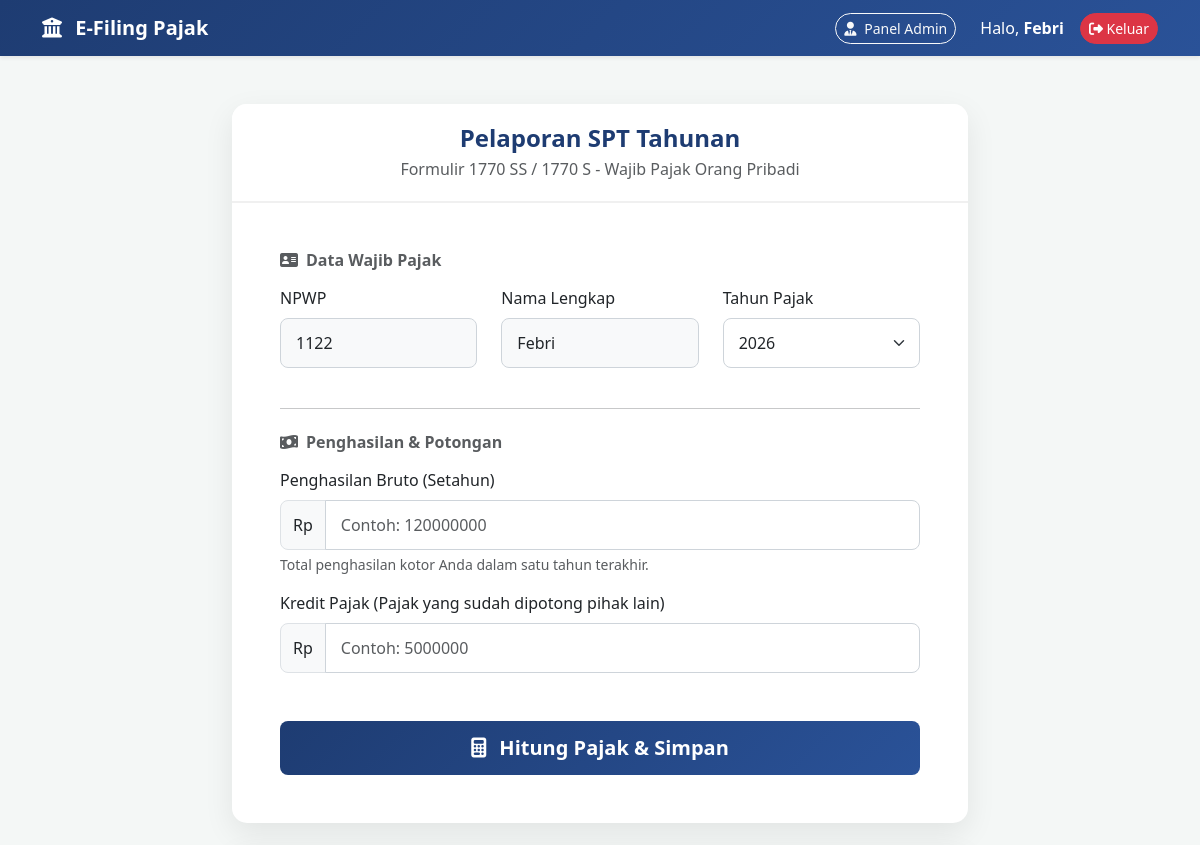
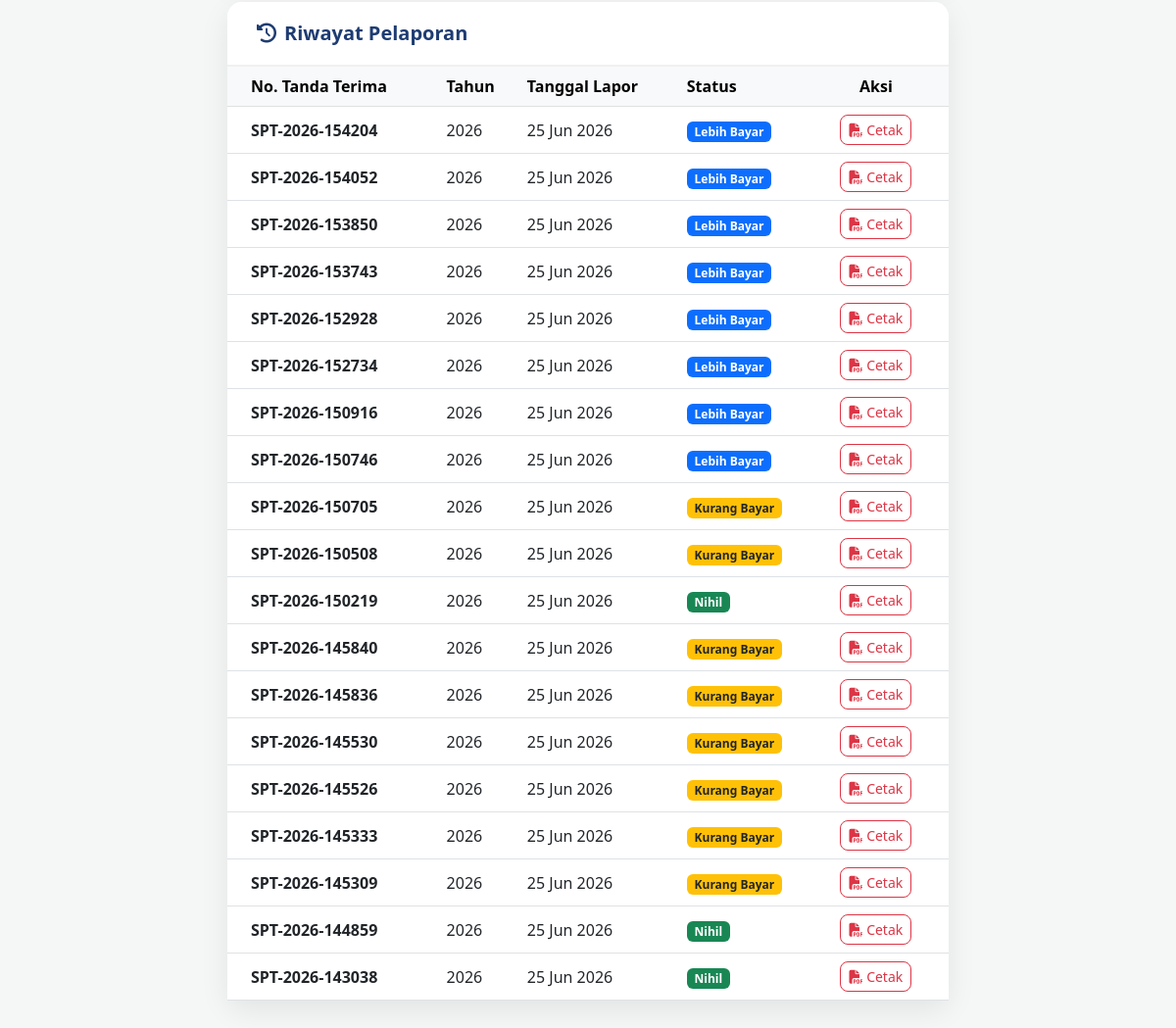
The page / (signed in) on the database its author committed (2 pictures, top to bottom).
### pajak_app/models.py (models this page shows, shortened)
class SPTTahunan(models.Model):
    no_lapor = models.CharField(max_length=20, primary_key=True)
    npwp = models.ForeignKey(WajibPajak, on_delete=models.CASCADE, db_column='npwp')
    tahun = models.CharField(max_length=4)
    bruto = models.DecimalField(max_digits=15, decimal_places=2, default=0)
    kredit_pajak = models.DecimalField(max_digits=15, decimal_places=2, default=0)
    terutang = models.DecimalField(max_digits=15, decimal_places=2, default=0)
    status = models.CharField(max_length=15)
    tgl_lapor = models.DateTimeField(default=timezone.now)
    class Meta:
        db_table = 'tb_spt_tahunan'

### pajak_app/views.py (the view, shortened to what this page needs)
# urls.py: path('', views.halaman_form_spt, name='form_spt'),
def halaman_form_spt(request):
    context = {}
    if request.session.get('npwp'):
        npwp_login = request.session.get('npwp')
        context['riwayat'] = SPTTahunan.objects.filter(npwp__npwp=npwp_login).order_by('-tgl_lapor')
    return render(request, 'form_spt.html', context)

### pajak_app/templates/form_spt.html (shortened to what this page needs)
{% load humanize %}
<!DOCTYPE html>
<html lang="id">
<head>
    <link href="https://cdn.jsdelivr.net/npm/bootstrap@5.3.0/dist/css/bootstrap.min.css" rel="stylesheet">
    <link rel="stylesheet" href="https://cdnjs.cloudflare.com/ajax/libs/font-awesome/6.4.0/css/all.min.css">
</head>
<body>
    <nav class="navbar navbar-expand-lg navbar-dark navbar-elegant shadow-sm mb-5">
        <div class="container">
            <a class="navbar-brand fw-bold" href="{% url 'form_spt' %}">
                <i class="fa-solid fa-building-columns me-2"></i> E-Filing Pajak
            </a>
            <div class="d-flex text-white align-items-center">
                <a href="/admin/" target="_blank" class="btn btn-outline-light btn-sm me-4" style="border-radius: 20px;">
                    <i class="fa-solid fa-user-tie me-1"></i> Panel Admin
                </a>
                {% if request.session.npwp %}
                    <span class="me-3">Halo, <strong>{{ request.session.nama }}</strong></span>
                    <a href="{% url 'logout_view' %}" class="btn btn-danger btn-sm rounded-pill"><i class="fa-solid fa-right-from-bracket"></i> Keluar</a>
                {% else %}
                    <a href="{% url 'login_view' %}" class="text-white text-decoration-none">
                        <i class="fa-solid fa-circle-user fs-4 me-1 align-middle"></i> Wajib Pajak (Login)
                    </a>
                {% endif %}
            </div>
        </div>
    </nav>
    <div class="container pb-5">
        <div class="row justify-content-center">
            <div class="col-lg-8">
                <div class="card card-elegant">
                    <div class="card-header-elegant text-center">
                        <h4 class="fw-bold mb-0" style="color: #1e3c72;">Pelaporan SPT Tahunan</h4>
                        <p class="text-muted mb-0 mt-1">
                            {% if jenis_formulir %}
                                {{ jenis_formulir }}
                            {% else %}
                                Formulir 1770 SS / 1770 S
                            {% endif %}
                            - Wajib Pajak Orang Pribadi
                        </p>
                    </div>
                    <div class="card-body p-4 p-md-5">
                        <form action="" method="POST">
                          <h6 class="fw-bold text-muted mb-3"><i class="fa-solid fa-address-card me-2"></i>Data Wajib Pajak</h6>
                            <div class="row mb-4">
                               <div class="col-md-4 mb-3">
                                    <label class="form-label">NPWP</label>
                                    <input type="text" name="npwp" class="form-control {% if request.session.npwp %}bg-light{% endif %}" value="{{ request.session.npwp }}" placeholder="Masukkan NPWP" {% if request.session.npwp %}readonly{% endif %} required>
                                </div>
                                <div class="col-md-4 mb-3">
                                    <label class="form-label">Nama Lengkap</label>
                                    <input type="text" name="nama" class="form-control {% if request.session.nama %}bg-light{% endif %}" value="{{ request.session.nama }}" placeholder="Masukkan Nama Lengkap" {% if request.session.nama %}readonly{% endif %} required>
                                </div>
                                <div class="col-md-4 mb-3">
                                    <label class="form-label">Tahun Pajak</label>
                                    <select class="form-select" name="tahun">
                                        <option value="2026" selected>2026</option>
                                    </select>
                                </div>
                            </div>
                            <hr class="mb-4">
                            <h6 class="fw-bold text-muted mb-3"><i class="fa-solid fa-money-bill-wave me-2"></i>Penghasilan & Potongan</h6>
                            <div class="mb-3">
                                <label class="form-label">Penghasilan Bruto (Setahun)</label>
                                <div class="input-group">
                                    <span class="input-group-text">Rp</span>
                                    <input type="number" name="bruto" class="form-control" placeholder="Contoh: 120000000" required>
                                </div>
                                <div class="form-text">Total penghasilan kotor Anda dalam satu tahun terakhir.</div>
                            </div>
                            <div class="mb-4">
                                <label class="form-label">Kredit Pajak (Pajak yang sudah dipotong pihak lain)</label>
                                <div class="input-group">
                                    <span class="input-group-text">Rp</span>
                                    <input type="number" name="kredit_pajak" class="form-control" placeholder="Contoh: 5000000" required>
                                </div>
                            </div>
                            <div class="d-grid mt-5">
                                <button type="submit" class="btn btn-elegant btn-lg">
                                    <i class="fa-solid fa-calculator me-2"></i> Hitung Pajak & Simpan
                                </button>
                            </div>
                        </form>
                    </div>
                </div>
                {% if request.session.npwp %}
                <div class="card card-elegant mt-4 mb-5">
                    <div class="card-header-elegant d-flex justify-content-between align-items-center">
                        <h5 class="fw-bold mb-0" style="color: #1e3c72;"><i class="fa-solid fa-clock-rotate-left me-2"></i>Riwayat Pelaporan</h5>
                    </div>
                    <div class="card-body p-0">
                        <div class="table-responsive">
                            <table class="table table-hover align-middle mb-0">
                                <thead class="table-light">
                                    <tr>
                                        <th class="ps-4">No. Tanda Terima</th>
                                        <th>Tahun</th>
                                        <th>Tanggal Lapor</th>
                                        <th>Status</th>
                                        <th class="text-center pe-4">Aksi</th>
                                    </tr>
                                </thead>
                                <tbody>
                                    {% for spt in riwayat %}
                                    <tr>
                                        <td class="ps-4"><strong>{{ spt.no_lapor }}</strong></td>
                                        <td>{{ spt.tahun }}</td>
                                        <td>{{ spt.tgl_lapor|date:"d M Y" }}</td>
                                        <td>
                                            {% if spt.status == 'Nihil' %}
                                                <span class="badge bg-success">Nihil</span>
                                            {% elif spt.status == 'Kurang Bayar' %}
                                                <span class="badge bg-warning text-dark">Kurang Bayar</span>
                                            {% else %}
                                                <span class="badge bg-primary">Lebih Bayar</span>
                                            {% endif %}
                                        </td>
                                        <td class="text-center pe-4">
                                            <a href="{% url 'cetak_pdf' spt.no_lapor %}" target="_blank" class="btn btn-sm btn-outline-danger" style="border-radius: 8px;">
                                                <i class="fa-solid fa-file-pdf"></i> Cetak
                                            </a>
                                        </td>
                                    </tr>
                                    {% endfor %}
                                </tbody>
                            </table>
                        </div>
                    </div>
                </div>
                {% endif %}
            </div>
        </div>
    </div>
</body>
</html>

### pajak_app/templates/form_spt.html (style rules this page uses)
body { background-color: #f4f7f6; font-family: 'Segoe UI', Tahoma, Geneva, Verdana, sans-serif; }
.navbar-elegant { background: linear-gradient(135deg, #1e3c72 0%, #2a5298 100%); }
.card-elegant { border: none; border-radius: 15px; box-shadow: 0 10px 30px rgba(0,0,0,0.08); }
.card-header-elegant { background-color: #fff; border-bottom: 2px solid #f0f0f0; border-radius: 15px 15px 0 0 !important; padding: 20px 30px; }
.form-control, .form-select { border-radius: 8px; padding: 12px 15px; border: 1px solid #ced4da; }
.btn-elegant { background: linear-gradient(135deg, #1e3c72 0%, #2a5298 100%); color: white; border: none; border-radius: 8px; padding: 12px 20px; font-weight: 600; transition: all 0.3s ease; }
.input-group-text { background-color: #f8f9fa; border-radius: 8px 0 0 8px; }

### rows shown on the page
SPTTahunan: no_lapor "SPT-2026-154204", tahun "2026", tgl_lapor "25 Jun 2026", status "Lebih Bayar"
SPTTahunan: no_lapor "SPT-2026-154052", tahun "2026", tgl_lapor "25 Jun 2026", status "Lebih Bayar"
SPTTahunan: no_lapor "SPT-2026-153850", tahun "2026", tgl_lapor "25 Jun 2026", status "Lebih Bayar"
SPTTahunan: no_lapor "SPT-2026-153743", tahun "2026", tgl_lapor "25 Jun 2026", status "Lebih Bayar"
SPTTahunan: no_lapor "SPT-2026-152928", tahun "2026", tgl_lapor "25 Jun 2026", status "Lebih Bayar"
SPTTahunan: no_lapor "SPT-2026-152734", tahun "2026", tgl_lapor "25 Jun 2026", status "Lebih Bayar"
SPTTahunan: no_lapor "SPT-2026-150916", tahun "2026", tgl_lapor "25 Jun 2026", status "Lebih Bayar"
SPTTahunan: no_lapor "SPT-2026-150746", tahun "2026", tgl_lapor "25 Jun 2026", status "Lebih Bayar"
SPTTahunan: no_lapor "SPT-2026-150705", tahun "2026", tgl_lapor "25 Jun 2026", status "Kurang Bayar"
SPTTahunan: no_lapor "SPT-2026-150508", tahun "2026", tgl_lapor "25 Jun 2026", status "Kurang Bayar"
SPTTahunan: no_lapor "SPT-2026-150219", tahun "2026", tgl_lapor "25 Jun 2026", status "Nihil"
SPTTahunan: no_lapor "SPT-2026-145840", tahun "2026", tgl_lapor "25 Jun 2026", status "Kurang Bayar"
SPTTahunan: no_lapor "SPT-2026-145836", tahun "2026", tgl_lapor "25 Jun 2026", status "Kurang Bayar"
SPTTahunan: no_lapor "SPT-2026-145530", tahun "2026", tgl_lapor "25 Jun 2026", status "Kurang Bayar"
SPTTahunan: no_lapor "SPT-2026-145526", tahun "2026", tgl_lapor "25 Jun 2026", status "Kurang Bayar"
SPTTahunan: no_lapor "SPT-2026-145333", tahun "2026", tgl_lapor "25 Jun 2026", status "Kurang Bayar"
SPTTahunan: no_lapor "SPT-2026-145309", tahun "2026", tgl_lapor "25 Jun 2026", status "Kurang Bayar"
SPTTahunan: no_lapor "SPT-2026-144859", tahun "2026", tgl_lapor "25 Jun 2026", status "Nihil"
SPTTahunan: no_lapor "SPT-2026-143038", tahun "2026", tgl_lapor "25 Jun 2026", status "Nihil"

### other values the page prints
{{ request.session.nama }} "Febri"
